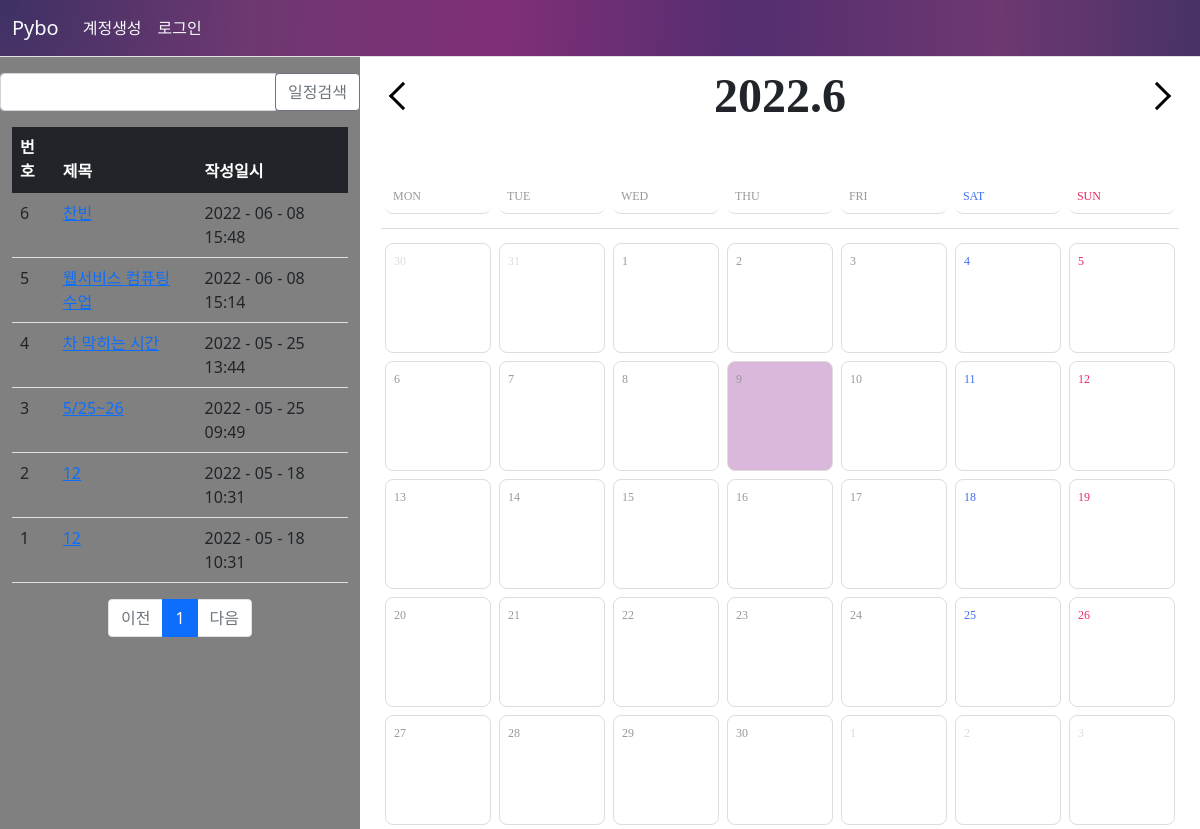
The app's page /schedule/list/, older data.
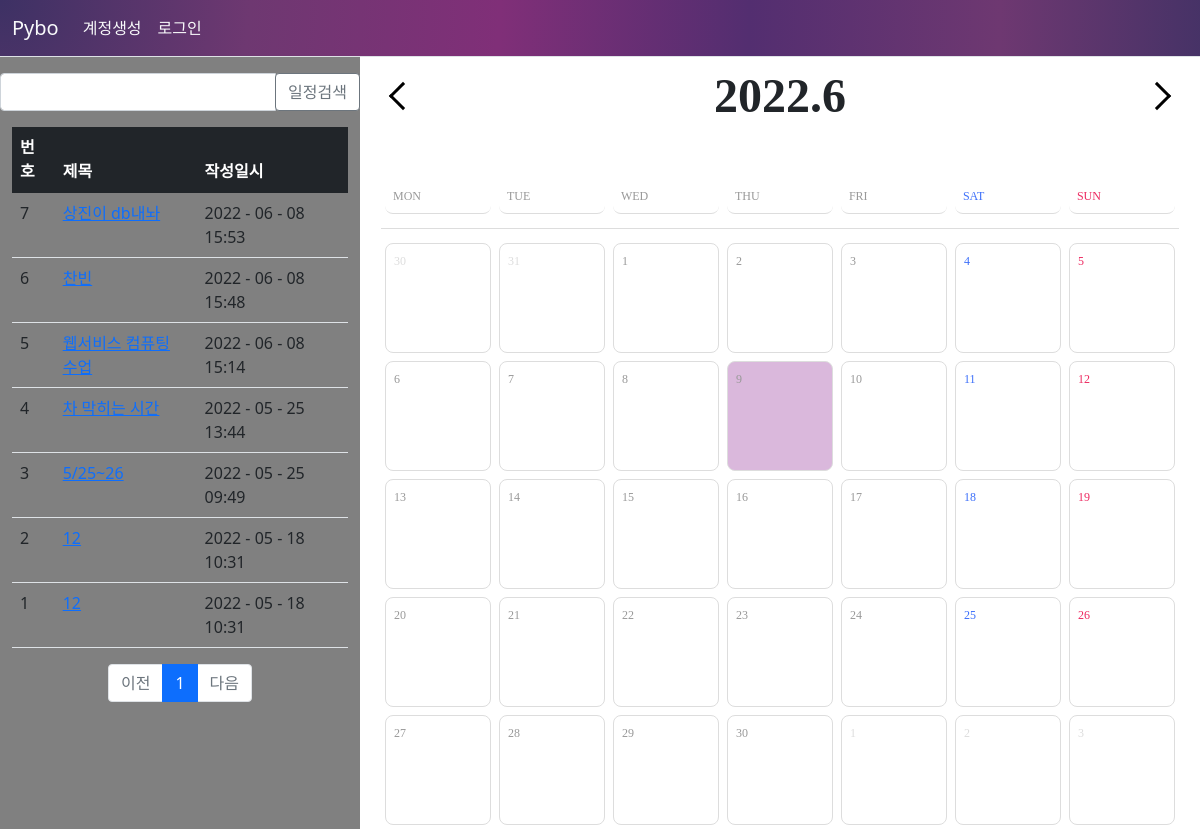
The same page, newer data.
### pybo/models.py (models this page shows)
class Schedule(db.Model):
    id = db.Column(db.Integer, primary_key=True)
    create_date = db.Column(db.DateTime(), nullable=False)
    creator_id = db.Column(db.Integer, db.ForeignKey('user.id', ondelete='CASCADE'), nullable=False)
    creator = db.relationship('User', backref=db.backref('schedule_set'))
    start_date = db.Column(db.DateTime(), nullable=False)
    end_date = db.Column(db.DateTime(), nullable=False)
    subject = db.Column(db.String(200), nullable=False)
    content = db.Column(db.Text(), nullable=False)

### pybo/views/schedule_views.py (the view, shortened to what this page needs)
@bp.route('/list/')
def _list():
    page = request.args.get('page', type=int, default=1)
    kw = request.args.get('kw', type=str, default='')
    schedule_list = Schedule.query.order_by(Schedule.create_date.desc())
    schedule_list = schedule_list.paginate(page, per_page=10)
    return render_template('schedule/schedule_list.html', schedule_list=schedule_list, page=page, kw=kw)

### pybo/filter.py (called while the page is built)
def format_datetime(value, fmt='%Y - %m - %d　%H:%M'):
    return value.strftime(fmt)

### pybo/views/auth_views.py (called while the page is built)
@bp.before_app_request
def load_logged_in_user():
    user_id = session.get('user_id')
    if user_id is None:
        g.user = None
    else:
        g.user = User.query.get(user_id)

### pybo/templates/schedule/schedule_list.html (shortened to what this page needs)
{% extends 'base.html' %}
{% block content %}
<link rel="stylesheet" href="{{ url_for('static', filename='calender.css') }}">
<div class="container2">
    <aside class="container2__sidebar">
        <div class="row justify-content-end my-3">
            <div class="col-4 input-group">
                <input type="text" class="form-control kw" value="{{ kw or '' }}">
                <div class="input-group-append">
                    <button class="btn btn-outline-secondary" type="button" id="btn_search" style="background-color:white">일정검색</button>
                </div>
            </div>
        </div>
        <div class="container my-3">
    <table class="table">
        <thead>
        <tr class="table-dark">
            <th>번호</th>
            <th>제목</th>
            <th>작성일시</th>
        </tr>
        </thead>
        <tbody>
        {% if schedule_list %}
        {% for schedule in schedule_list.items %}
        <tr>
            <td>{{ schedule_list.total - ((schedule_list.page-1) * schedule_list.per_page) - loop.index0 }}</td>
            <td>
                <a href="{{ url_for('schedule.detail', schedule_id=schedule.id) }}">{{ schedule.subject }}</a>
            </td>
            <td>{{ schedule.create_date|datetime }}</td>
        </tr>
        {% endfor %}
        {% else %}
        <tr>
            <td colspan="3">질문이 없습니다.</td>
        </tr>
        {% endif %}
        </tbody>
    </table>
    <ul class="pagination justify-content-center">
        {% if schedule_list.has_prev %}
        <li class="page-item">
            <a class="page-link" href="?page={{ schedule_list.prev_num }}">이전</a>
        </li>
        {% else %}
        <li class="page-item disabled">
            <a class="page-link" tabindex="-1" aria-disabled="true" href="javascript:void(0)">이전</a>
        </li>
        {% endif %}
        {% for page_num in schedule_list.iter_pages() %}
        {% if page_num %}
        {% if page_num != schedule_list.page %}
        <li class="page-item">
            <a class="page-link" href="?page={{ page_num }}">{{ page_num }}</a>
        </li>
        {% else %}
        <li class="page-item active" aria-current="page">
            <a class="page-link" href="javascript:void(0)">{{ page_num }}</a>
        </li>
        {% endif %}
        {% else %}
        <li class="disabled">
            <a class="page-link" href="javascript:void(0)">...</a>
        </li>
        {% endif %}
        {% endfor %}
        {% if schedule_list.has_next %}
        <li class="page-item">
            <a class="page-link" href="?page={{ schedule_list.next_num }}">다음</a>
        </li>
        {% else %}
        <li class="page-item disabled">
            <a class="page-link" tabindex="-1" aria-disabled="true" href="javascript:void(0)">다음</a>
        </li>
        {% endif %}
    </ul>
</div>
    </aside>
    <main class="container2__main">
        <div class="sec_cal">
          <div class="cal_nav">
            <a href="javascript:;" class="nav-btn go-prev">prev</a>
            <div class="year-month"></div>
            <a href="javascript:;" class="nav-btn go-next">next</a>
          </div>
          <div class="cal_wrap">
            <div class="days">
              <div class="day">MON</div>
              <div class="day">TUE</div>
              <div class="day">WED</div>
              <div class="day">THU</div>
              <div class="day">FRI</div>
              <div class="day">SAT</div>
              <div class="day">SUN</div>
            </div>
            <div class="dates"></div>
          </div>
        </div>
    </main>
</div>
{% endblock %}

### pybo/templates/base.html (shortened to what this page needs)
<!DOCTYPE html>
<html lang="ko">
<head>
    <link rel="stylesheet" href="{{ url_for('static', filename='bootstrap.min.css') }}">
    <link rel="stylesheet" href="{{ url_for('static', filename='style.css') }}">
</head>
<body>
    {% include "navbar.html" %}
    {% block content %}
    {% endblock %}
</body>
</html>

### pybo/templates/navbar.html (shortened to what this page needs)
    <nav class="navbar navbar-expand-lg navbar-light bg-light border-bottom grdnt">
        <div class="container-fluid">
            <a class="navbar-brand text-light" href="{{ url_for('main.index')}}">Pybo</a>
            <div class="collapse navbar-collapse" id="navbarSupportedContent">
                {% if g.user %}
                <ul class="navbar-nav">
                    <li class="nav-item">
                        <a class="nav-link text-light" href="{{  url_for('auth.logout') }}">{{ g.user.username }} (로그아웃)</a>
                    </li>
                    <li class="nav-item">
                        <a class="nav-link text-light" href="{{  url_for('schedule._list') }}">일정목록</a>
                    </li>
                    <li class="nav-item">
                        <a class="nav-link text-light" href="{{  url_for('schedule.create') }}">일정등록</a>
                    </li>
                </ul>
                {% else %}
                <ul class="navbar-nav me-auto mb-lg-0">
                    <li class="nav-item">
                        <a class="nav-link text-light" href="{{  url_for('auth.signup') }}">계정생성</a>
                    </li>
                    <li class="nav-item">
                        <a class="nav-link text-light" href="{{  url_for('auth.login') }}">로그인</a>
                    </li>
                </ul>
                {% endif %}
            </div>
        </div>
    </nav>

### pybo/static/calender.css (style rules this page uses)
.sec_cal { width: 95%; margin: 0 auto; font-family: "NotoSansR"; }
.sec_cal .cal_nav { display: flex; justify-content: center; align-items: center; font-weight: 700; font-size: 48px; line-height: 78px; }
.sec_cal .cal_nav .year-month { width: 300px; text-align: center; line-height: 1; width: 100%; }
.sec_cal .cal_nav .go-prev, .sec_cal .cal_nav .go-next { display: block; width: 50px; height: 78px; font-size: 0; display: flex; justify-content: center; align-items: center; }
.sec_cal .cal_nav .go-prev::before, .sec_cal .cal_nav .go-next::before { content: ""; display: block; width: 20px; height: 20px; border: 3px solid #000; border-width: 3px 3px 0 0; transition: border 0.1s; }
.sec_cal .cal_nav .go-prev::before { transform: rotate(-135deg); -webkit-transition-duration: 0.2s; transition-duration: 0.2s; }
.sec_cal .cal_nav .go-next::before { transform: rotate(45deg); -webkit-transition-duration: 0.2s; transition-duration: 0.2s; }
.sec_cal .cal_wrap { padding-top: 40px; position: relative; margin: 0 auto; }
.sec_cal .cal_wrap .days { display: flex; margin-bottom: 10px; padding-bottom: 10px; border-bottom: 1px solid #ddd; }
.sec_cal .cal_wrap::after { top: 368px; }
.sec_cal .cal_wrap .dates { display: flex; flex-flow: wrap; height: 100%; overflow: auto; -ms-overflow-style: none; scrollbar-width: none; }
.sec_cal .cal_wrap .day:nth-child(7n -1) { color: #3c6ffa; }
.sec_cal .cal_wrap .day:nth-child(7n) { color: #ed2a61; }
.days > .day { display:flex; justify-content: left; width: calc(93% / 7); text-align: left; color: #999; font-size: 12px; border-radius:8px; height: 35px; padding: 8px; margin: 0.5%; border-bottom: 1px solid #ddd; }
.container2 { display: flex; }
.container2__sidebar { width: 30%; background: gray; }
.container2__main { flex: 1; height: 100%; }

### pybo/templates/navbar.html (style rules this page uses)
.grdnt { background: radial-gradient( 1500px at 0% 0%, #3d3164, #6e3871, #802f78, #532e70, #6e3871, #3d3164, #532e70) }

Row changes from the older to the newer data that the page shows:
added Schedule: id "7", subject "상진이 db내놔", create_date "2022 - 06 - 08 15:53"
